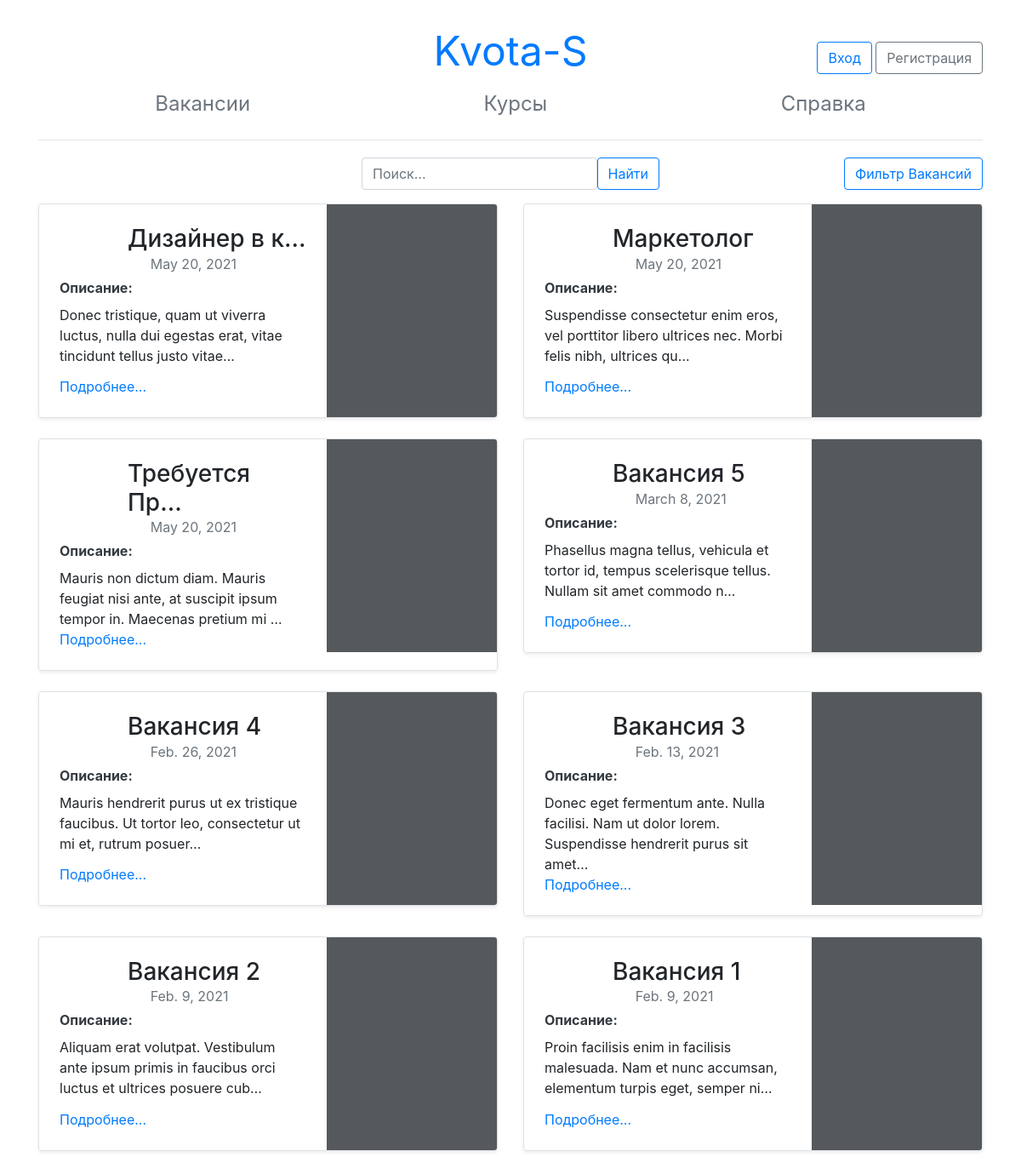
The page / on the database its author committed.
### vacancy/models.py (models this page shows)
class Vacancy(models.Model):
    user = models.ForeignKey(User, on_delete = models.CASCADE)
    date = models.DateField(auto_now_add=True)
    name = models.CharField(max_length=50)
    description = models.TextField()
    education = models.CharField(max_length=100)
    mode = models.CharField(max_length=50)
    city = models.CharField(max_length=50, blank=True)
    street = models.CharField(max_length=50, blank=True)
    house = models.CharField(max_length=50, blank=True)
    email = models.EmailField()
    phone = models.CharField(max_length=20)
    group = models.CharField(max_length=10, blank=True, default='')
    skills = MultiSelectField(choices=S_C, blank=True)
    limits = MultiSelectField(choices=L_C, blank=True)

### vacancy/views.py (the view, shortened to what this page needs)
# urls.py: path('', vv.index, name = 'vacancy_list'),
def index(request):
    data, V, v, t = {}, [], Vacancy.objects.all(), True
    if t:
        for i in v:
            if request.user.is_authenticated and len(FavV.objects.filter(user=request.user, vacancy=i))==1 and FavV.objects.get(user=request.user, vacancy=i).U: V.insert(0, (i, True))
            else: V.insert(0, (i, False))
    data['login'] = LoginForm()
    data['registration'] = RegistrationForm()
    data['filter'] = VacancySearch()
    data['vacancy'] = V
    data['vlabels'] = V_L
    return render(request, 'vacancy.html', data)

### users/forms.py
class LoginForm(AuthenticationForm):
    username = forms.CharField(label="Логин:", widget=forms.TextInput(attrs={'class': 'form-control form-control-md'}))
    password = forms.CharField(label="Пароль:", widget=forms.PasswordInput(attrs={'class':'form-control form-control-md', 'type':'password'}))
    class Meta:
        model = User
        fields = ('username', 'password')

class RegistrationForm(UserCreationForm):
    password1 = forms.CharField(label="Пароль:", widget=forms.PasswordInput(attrs={'class':'form-control form-control-md', 'type':'password'}))
    password2 = forms.CharField(label="Повторите Пароль:", widget=forms.PasswordInput(attrs={'class':'form-control form-control-md', 'type':'password'}))
    class Meta:
        model = User
        fields = ('username', 'password1', 'password2')
        labels = {'username': 'Логин:'}
        widgets = {'username': forms.TextInput(attrs={'class': 'form-control form-control-md'})}

### templates/vacancy.html (shortened to what this page needs)
{% extends "base.html" %}
{% block content %}
<div class="row flex-nowrap justify-content-between align-items-center">
  <div class="col-4 pt-1 pb-3">
  </div>
  <div class="col-4 text-center pt-1 pb-3">
    <form id="Search" method="POST">
        <input id="SearchEl" name="search" type="search" class="form-control rounded" placeholder="Поиск..." aria-label="Search" aria-describedby="search-addon"/>
        <button type="submit" class="btn btn-outline-primary" name ="action" value="search">Найти</button>
    </form>
  </div>
  <div class="col-4 d-flex justify-content-end pt-1 pb-3">
    <a class="btn btn-outline-primary" data-toggle="modal" data-target="#filter_modal">Фильтр Вакансий</a>
  </div>
</div>
<div class="row mb-2">
  {% for item in vacancy %}
  <div class="col-md-6">
    <div class="row no-gutters border rounded overflow-hidden flex-md-row mb-4 shadow-sm h-md-250 position-relative">
      <div class="col p-4 d-flex flex-column position-static">
        <div class="row">
          <div class="col-3">
          </div>
          <div class="col-9"><h3 class="mb-0">{{ item.0.name|truncatechars:13 }}</h3></div>
        </div>
        <div class="row">
          <div class="col"></div>
          <div class="col-8"><div class="mb-1 text-muted">{{ item.0.date }}</div></div>
        </div>
        <strong class="d-inline-block mb-2 text-dark">Описание:</strong>
        <p class="card-text mb-auto">{{ item.0.description|truncatechars:100 }}</p>
        <a data-id="{{item.0.name}}!{{item.0.date}}!{{item.0.description}}!{{item.0.education}}!{{item.0.mode}}!{{item.0.group}}!{{item.0.city}}!{{item.0.street}}!{{item.0.house}}!{{item.0.email}}!{{item.0.phone}}!{{item.0.user.username}}!{{item.0.user.id}}!{{item.0.skills}}!{{item.0.limits}}"
        class="open-VacancyInfo stretched-link" data-toggle="modal" data-target="#info_modal" href="#">Подробнее...</a>
      </div>
      <div class="col-auto d-none d-lg-block">
        <svg class="bd-placeholder-img" width="200" height="250" xmlns="http://www.w3.org/2000/svg" preserveAspectRatio="xMidYMid slice" focusable="false" role="img" aria-label="Placeholder: Thumbnail"><title>Placeholder</title><rect width="100%" height="100%" fill="#55595c"/></svg>
      </div>
    </div>
  </div>
  {% empty %}
    Доступных вакансий не найдено...
  {% endfor %}
</div>
{% endblock content %}

### templates/base.html (style rules this page uses)
#Search { display: flex; flex-direction: row; }
#SearchEl { display: block; }

### rows shown on the page
Vacancy: name "Дизайнер в к…", date "May 20, 2021", description "Donec tristique, quam ut viverra luctus, nulla dui egestas erat, vitae tincidunt tellus justo vitae…"
Vacancy: name "Маркетолог", date "May 20, 2021", description "Suspendisse consectetur enim eros, vel porttitor libero ultrices nec. Morbi felis nibh, ultrices qu…"
Vacancy: name "Требуется Пр…", date "May 20, 2021", description "Mauris non dictum diam. Mauris feugiat nisi ante, at suscipit ipsum tempor in. Maecenas pretium mi …"
Vacancy: name "Вакансия 5", date "March 8, 2021", description "Phasellus magna tellus, vehicula et tortor id, tempus scelerisque tellus. Nullam sit amet commodo n…"
Vacancy: name "Вакансия 4", date "Feb. 26, 2021", description "Mauris hendrerit purus ut ex tristique faucibus. Ut tortor leo, consectetur ut mi et, rutrum posuer…"
Vacancy: name "Вакансия 3", date "Feb. 13, 2021", description "Donec eget fermentum ante. Nulla facilisi. Nam ut dolor lorem. Suspendisse hendrerit purus sit amet…"
Vacancy: name "Вакансия 2", date "Feb. 9, 2021", description "Aliquam erat volutpat. Vestibulum ante ipsum primis in faucibus orci luctus et ultrices posuere cub…"
Vacancy: name "Вакансия 1", date "Feb. 9, 2021", description "Proin facilisis enim in facilisis malesuada. Nam et nunc accumsan, elementum turpis eget, semper ni…"
